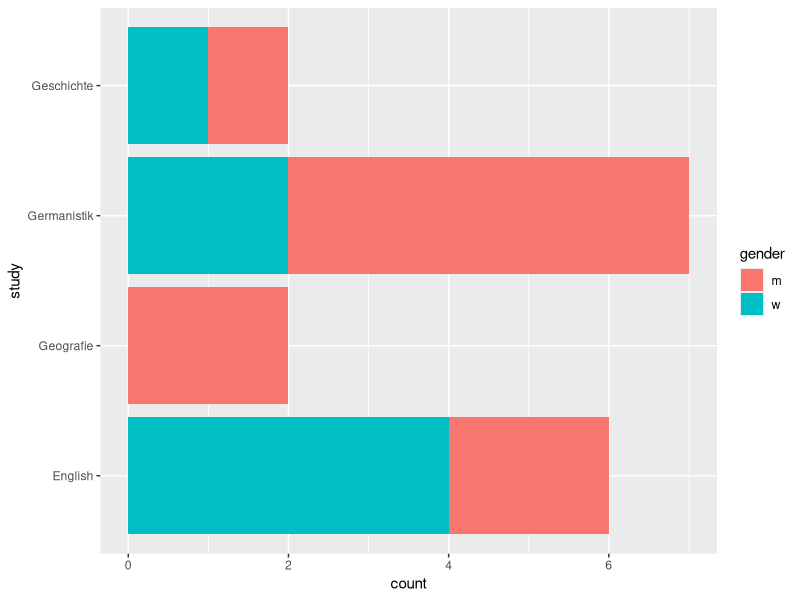

R code for this plot:
library(dplyr)
library(ggplot2)
set.seed(123)
survey <- tibble(
    id = 1:17,
    gender = c("m","w","w","w","w","m","m","m","m","m","m","m","m",
               "w","w","w","m"),
    study = sample(c("Geschichte","Germanistik","English","Geografie"),17,
                   replace = T)
) 


g <- ggplot(survey, aes(x = study,fill = gender))

g + 
    geom_bar() +
    coord_flip()
    facet_wrap(~gender)

